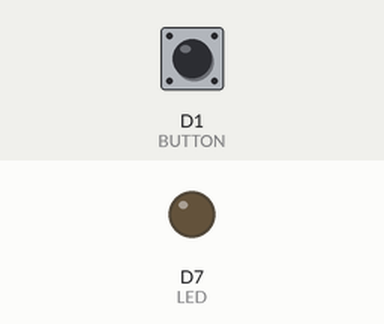
Simulated run of this sketch. Board: ESP8266 (NodeMCU). Parts: output pins drawn as LEDs (lit = HIGH). The test bench sets the inputs (shaded band); at power-on: D1 (BUTTON) LOW.

Above: at 1.2 s.
1.3 s: D1 (BUTTON) pulled HIGH for 0.15 s
At 1.37 s:
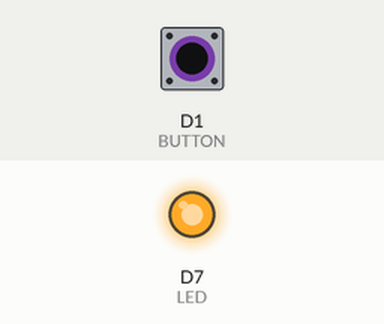
2.9 s: D1 (BUTTON) pulled HIGH for 3.2 s
At 7.5 s:
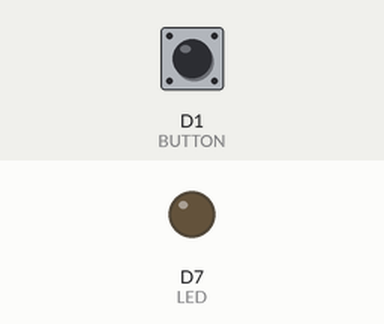
Timing chart, 0 to 9.0 s (numbered marks = the images above; inputs shaded):
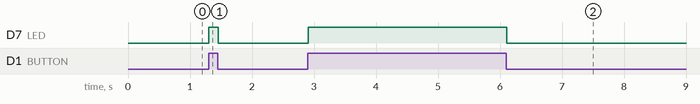

Measured:
- after the input at 1.3 s, D7 (LED): LOW → HIGH at once, → LOW 0.15 s later
- after the input at 2.9 s, D7 (LED): LOW → HIGH at once, → LOW 3.2 s later

The sketch:

Code.ino
```cpp
// (licence header left out)
int LED = D7;
int BUTTON= D1;

void setup(){
  pinMode (LED, OUTPUT);
  pinMode (BUTTON, INPUT);
}
void loop(){
  int sensorvalue = digitalRead (BUTTON);
  if( sensorvalue == HIGH){
    digitalWrite(LED, HIGH);
    delay(10);
  }
  else {
    digitalWrite(LED, LOW);
    delay(10);
  }
}
```
